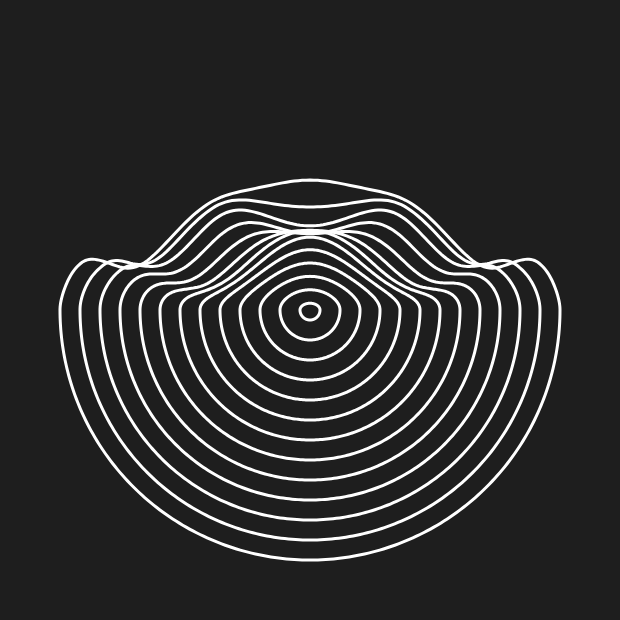
Frame 1 (no input)
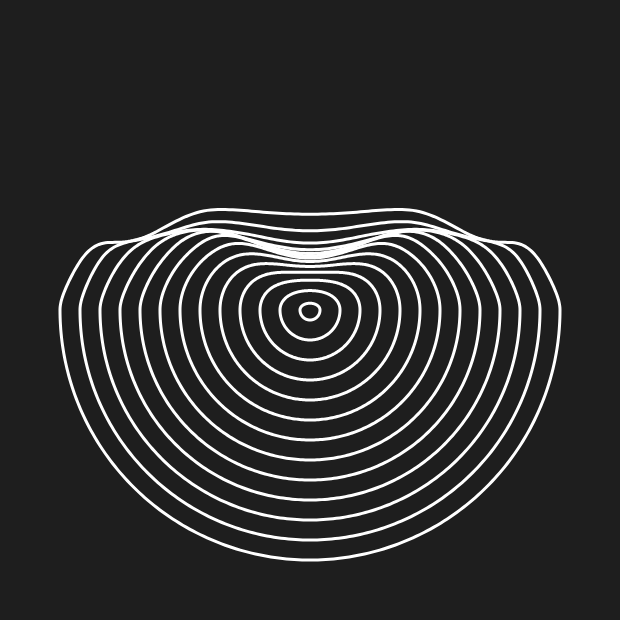
Frame 60 (no input)
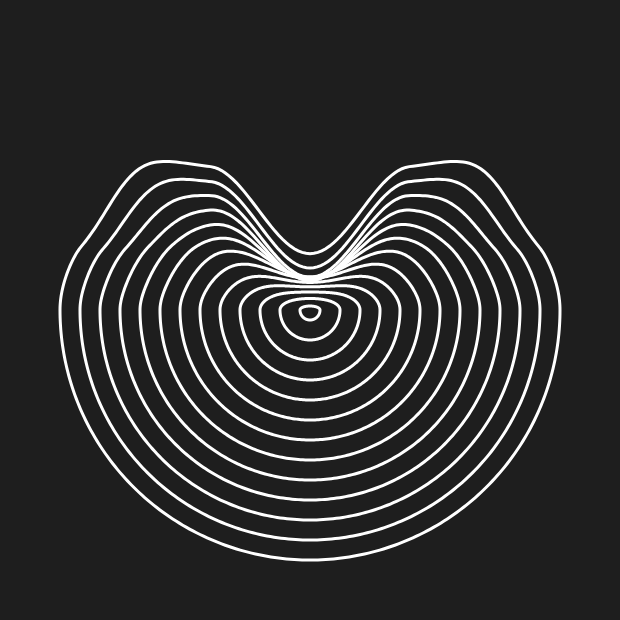
Frame 120 (the mouse pressed at the canvas centre since frame 60)

The p5.js sketch that drew these frames (run headless with seeded random() and noise() and a simulated clock; from frame 60 on, the mouse is pressed at the canvas centre):

// p5.js sketch
// ── sketch.js
var npoints = 400;
var radius = 250;
var angle;
function setup() {
  createCanvas(620,620);
  noiseDetail(2,0.9);
  //angleMode(RADIANS);
  stroke(255);
  strokeWeight(3);
  frameRate(30);
  noFill();
}

function draw() {
  background(30);
  angle = TWO_PI / npoints;
  translate(width/2,height/2);

  for(var j = radius; j > 0; j-= 20) {
    beginShape();
    for (let a = 0; a < PI; a += angle) {
      let sx = 0 + cos(a) * j;
      let sy = 0 + sin(a) * j;
      let n = noise(sx * 0.005, sy * 0.005, frameCount * 0.05);
      //vertex(sx, sy*n);
      vertex(sx, sy);
    }
    for (let a = 0; a < PI; a += angle) {
      let sx = 0 - cos(a) * j;
      let sy = 0 - sin(a) * j;
      let n = noise(sx * 0.005, sy * 0.005, frameCount * 0.05);
      vertex(sx, sy*n);
    }
    endShape(CLOSE);
  }
}
